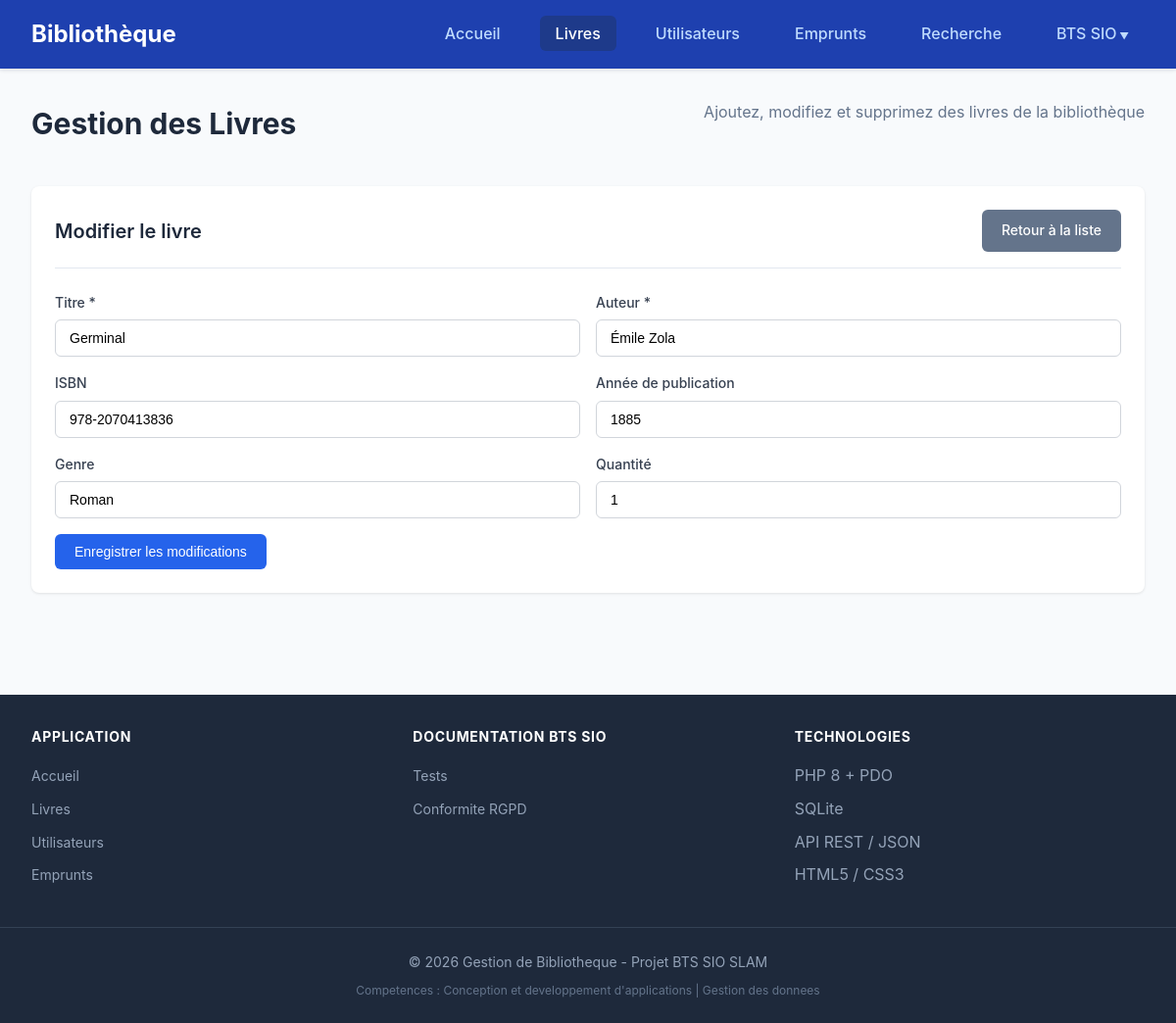
/livres.php?action=modifier&id=4, run on the app's committed database.
### tables this page shows
CREATE TABLE livres (
                id INTEGER PRIMARY KEY AUTOINCREMENT,
                titre VARCHAR(255) NOT NULL,
                auteur VARCHAR(255) NOT NULL,
                isbn VARCHAR(20) UNIQUE,
                annee_publication INTEGER,
                genre VARCHAR(100),
                quantite INTEGER DEFAULT 1,
                disponible INTEGER DEFAULT 1,
                date_ajout DATETIME DEFAULT CURRENT_TIMESTAMP
            );

### livres.php (the view, shortened to what this page needs)
<?php
require_once 'config/database.php';
$db = Database::getInstance()->getConnection();
$action = isset($_GET['action']) ? $_GET['action'] : 'liste';
$editLivre = null;
if ($action === 'modifier' && isset($_GET['id'])) {
    $stmt = $db->prepare("SELECT * FROM livres WHERE id = ?");
    $stmt->execute([intval($_GET['id'])]);
    $editLivre = $stmt->fetch();
}
$recherche = isset($_GET['recherche']) ? $_GET['recherche'] : '';
if ($recherche) {
    $stmt = $db->prepare("SELECT * FROM livres WHERE titre LIKE ? OR auteur LIKE ? OR isbn LIKE ? ORDER BY titre");
    $searchTerm = '%' . $recherche . '%';
    $stmt->execute([$searchTerm, $searchTerm, $searchTerm]);
} else {
    $stmt = $db->query("SELECT * FROM livres ORDER BY titre");
}
$livres = $stmt->fetchAll();
include 'includes/header.php';
?>
<div class="page-header">
    <h1>Gestion des Livres</h1>
    <p>Ajoutez, modifiez et supprimez des livres de la bibliothèque</p>
</div>
<?php if ($action === 'ajouter' || $action === 'modifier'): ?>
    <div class="card">
        <div class="card-header">
            <h2 class="card-title"><?php echo $action === 'ajouter' ? 'Ajouter un livre' : 'Modifier le livre'; ?></h2>
            <a href="livres.php" class="btn btn-secondary">Retour à la liste</a>
        </div>
        <form method="POST">
            <div class="form-row">
                <div class="form-group">
                    <label class="form-label">Titre *</label>
                    <input type="text" name="titre" class="form-control" required
                           value="<?php echo $editLivre ? htmlspecialchars($editLivre['titre']) : ''; ?>">
                </div>
                <div class="form-group">
                    <label class="form-label">Auteur *</label>
                    <input type="text" name="auteur" class="form-control" required
                           value="<?php echo $editLivre ? htmlspecialchars($editLivre['auteur']) : ''; ?>">
                </div>
            </div>
            <div class="form-row">
                <div class="form-group">
                    <label class="form-label">ISBN</label>
                    <input type="text" name="isbn" class="form-control"
                           value="<?php echo $editLivre ? htmlspecialchars($editLivre['isbn']) : ''; ?>">
                </div>
                <div class="form-group">
                    <label class="form-label">Année de publication</label>
                    <input type="number" name="annee_publication" class="form-control" min="1000" max="<?php echo date('Y'); ?>"
                           value="<?php echo $editLivre ? $editLivre['annee_publication'] : ''; ?>">
                </div>
            </div>
            <div class="form-row">
                <div class="form-group">
                    <label class="form-label">Genre</label>
                    <input type="text" name="genre" class="form-control"
                           value="<?php echo $editLivre ? htmlspecialchars($editLivre['genre']) : ''; ?>">
                </div>
                <div class="form-group">
                    <label class="form-label">Quantité</label>
                    <input type="number" name="quantite" class="form-control" min="1" value="<?php echo $editLivre ? $editLivre['quantite'] : '1'; ?>">
                </div>
            </div>
            <button type="submit" name="<?php echo $action === 'ajouter' ? 'ajouter' : 'modifier'; ?>" class="btn btn-primary">
                <?php echo $action === 'ajouter' ? 'Ajouter le livre' : 'Enregistrer les modifications'; ?>
            </button>
        </form>
    </div>
<?php endif; ?>
<?php include 'includes/footer.php'; ?>

### includes/header.php (style rules this page uses)
* { margin: 0; padding: 0; box-sizing: border-box; }
body { font-family: -apple-system, BlinkMacSystemFont, 'Segoe UI', Roboto, Oxygen, Ubuntu, sans-serif; background-color: #f8fafc; color: #1e293b; line-height: 1.6; }
.card { background: white; border-radius: 0.5rem; box-shadow: 0 1px 3px rgba(0,0,0,0.1); padding: 1.5rem; margin-bottom: 1.5rem; }
.card-header { display: flex; justify-content: space-between; align-items: center; margin-bottom: 1.5rem; padding-bottom: 1rem; border-bottom: 1px solid #e2e8f0; }
.card-title { font-size: 1.25rem; font-weight: 600; color: #1e293b; }
.btn { display: inline-flex; align-items: center; gap: 0.5rem; padding: 0.625rem 1.25rem; border-radius: 0.375rem; font-weight: 500; font-size: 0.875rem; text-decoration: none; cursor: pointer; border: none; transition: all 0.2s; }
.btn-primary { background-color: #2563eb; color: white; }
.btn-secondary { background-color: #64748b; color: white; }
.form-group { margin-bottom: 1rem; }
.form-label { display: block; margin-bottom: 0.375rem; font-weight: 500; color: #374151; font-size: 0.875rem; }
.form-control { width: 100%; padding: 0.625rem 0.875rem; border: 1px solid #d1d5db; border-radius: 0.375rem; font-size: 0.875rem; transition: border-color 0.2s, box-shadow 0.2s; }
.page-header { margin-bottom: 2rem; }
.page-header h1 { font-size: 1.875rem; font-weight: 700; color: #1e293b; margin-bottom: 0.5rem; }
.page-header p { color: #64748b; }
.form-row { display: grid; grid-template-columns: repeat(2, 1fr); gap: 1rem; }
.page-header { display: flex; justify-content: space-between; align-items: flex-start; margin-bottom: 2rem; flex-wrap: wrap; gap: 1rem; }

### data on the page
livres: titre "Germinal", auteur "Émile Zola", isbn "978-2070413836", annee_publication "1885", genre "Roman", quantite "1"
